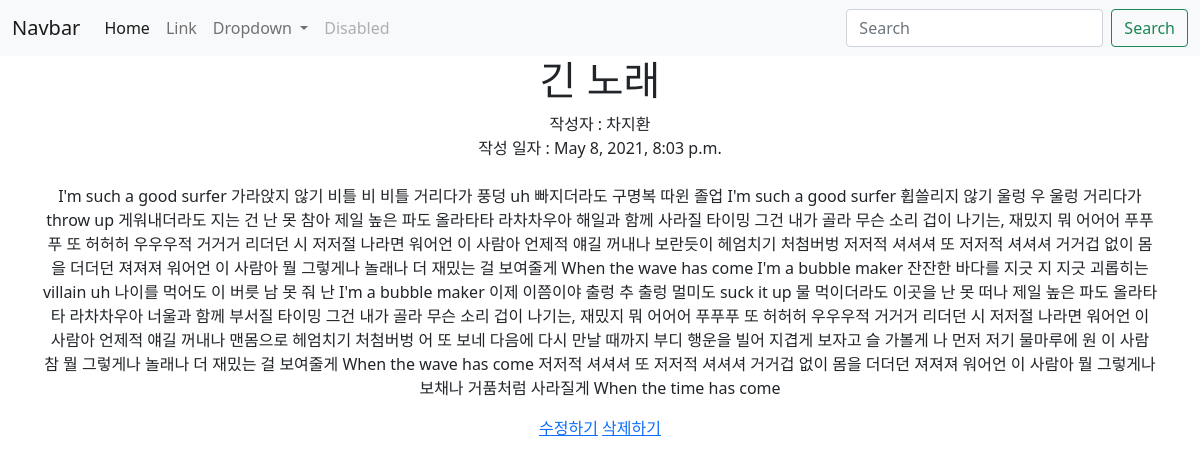
Page /blog/3 on the committed database.
### blog/models.py (models this page shows, shortened)
class Blog(models.Model):
    title = models.CharField(max_length=200) # 제한이 있는 문자형
    writer = models.CharField(max_length=100)
    pub_date = models.DateTimeField()
    body = models.TextField()

### blog/views.py (the view)
# urls.py: path('<str:id>', detail, name='detail'),
def detail(request, id):
    blog = get_object_or_404(Blog, pk = id)
    return render(request,'detail.html', {'blog':blog})

### blog/templates/detail.html
{% extends 'base.html' %}
{% block content %}
<h1>{{blog.title}}</h1>
<div>
    작성자 : {{blog.writer}}
    <br>
    작성 일자 : {{blog.pub_date}}
</div>
<br>
<p>{{blog.body}}</p>
<a href="{% url 'edit' blog.id%}">수정하기</a>
<a href="{% url 'delete' blog.id%}"> 삭제하기 </a>
{% endblock %}

### lionproject/templates/base.html (style rules this page uses)
body { text-align: center; }

### rows in the picture
Blog: title "긴 노래", writer "차지환", pub_date "May 8, 2021, 8:03 p.m.", body "I'm such a good surfer 가라앉지 않기 비틀 비 비틀 거리다가 풍덩 uh 빠지더라도 구명복 따윈 졸업 I'm such a good surfer 휩쓸리지 않기 울렁 우 울렁 거리다가 throw up 게워내더라도 지는 건 난 못 참아 제일 높은 파도 올라타타 라차차우아 해일과 함께 사라질 타이밍 그건 내가 골라 무슨 소리 겁이 나기는, 재밌지 뭐 어어어 푸푸푸 또 허허허 우우우적 거거거 리더던 시 저저절 나라면 워어언 이 사람아 언제적 얘길 꺼내나 보란듯이 헤엄치기 처첨버벙 저저적 셔셔셔 또 저저적 셔셔셔 거거겁 없이 몸을 더더던 져져져 워어언 이 사람아 뭘 그렇게나 놀래나 더 재밌는 걸 보여줄게 When the wave has come I'm a bubble maker 잔잔한 바다를 지긋 지 지긋 괴롭히는 villain uh 나이를 먹어도 이 버릇 남 못 줘 난 I'm a bubble maker 이제 이쯤이야 출렁 추 출렁 멀미도 suck it up 물 먹이더라도 이곳을 난 못 떠나 제일 높은 파도 올라타타 라차차우아 너울과 함께 부서질 타이밍 그건 내가 골라 무슨 소리 겁이 나기는, 재밌지 뭐 어어어 푸푸푸 또 허허허 우우우적 거거거 리더던 시 저저절 나라면 워어언 이 사람아 언제적 얘길 꺼내나 맨몸으로 헤엄치기 처첨버벙 어 또 보네 다음에 다시 만날 때까지 부디 행운을 빌어 지겹게 보자고 슬 가볼게 나 먼저 저기…"
